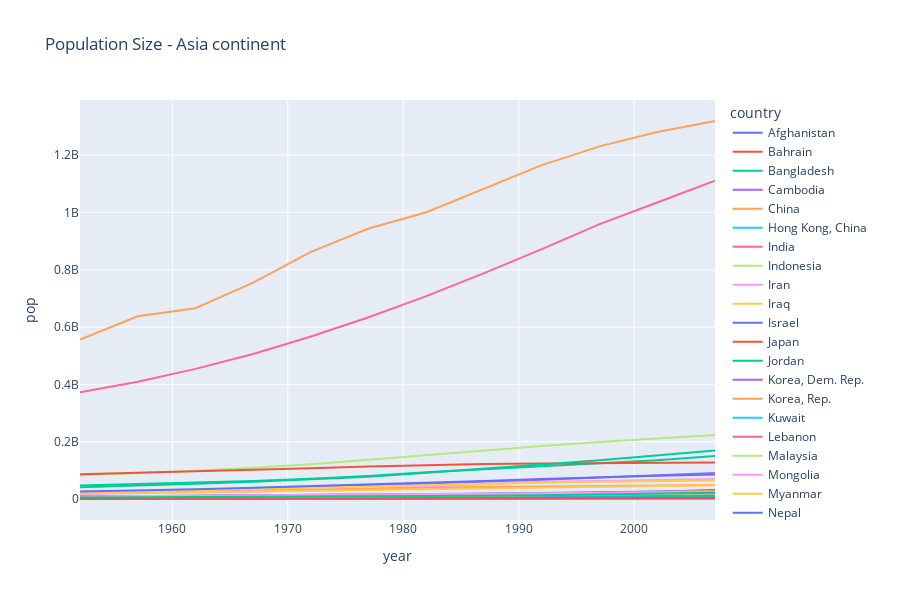

This figure's notebook cell:
### Markdown cell above
1. Make a chart showing multiple lines by using the `line` function with the inputs:
   - `x` 
   - `y` 
   - `color` 

In this case, we will make a plot to illustrate the size of the population of each country in Asia over time. Each country will be illustrated by a line of a different color.

### Code cell
fig = px.line(df, x="year", y="pop", color='country', 
              height=600, width=900,
              title='Population Size - Asia continent')
fig.show()

### Figure 1 — Plotly figure (JSON) as saved in the notebook; plotly's stock layout.template omitted (floating-point values rounded to 4 significant figures)
{"data": [{"hovertemplate": "country=Afghanistan<br>year=%{x}<br>pop=%{y}<extra></extra>", "legendgroup": "Afghanistan", "line": {"color": "#636efa", "dash": "solid"}, "marker": {"symbol": "circle"}, "mode": "lines", "name": "Afghanistan", "orientation": "v", "showlegend": true, "type": "scatter", "x": [1952, 1957, 1962, 1967, 1972, 1977, 1982, 1987, 1992, 1997, 2002, 2007], "xaxis": "x", "y": [8425333, 9240934, 10267083, 11537966, 13079460, 14880372, 12881816, 13867957, 16317921, 22227415, 25268405, 31889923], "yaxis": "y"}, {"hovertemplate": "country=Bahrain<br>year=%{x}<br>pop=%{y}<extra></extra>", "legendgroup": "Bahrain", "line": {"color": "#EF553B", "dash": "solid"}, "marker": {"symbol": "circle"}, "mode": "lines", "name": "Bahrain", "orientation": "v", "showlegend": true, "type": "scatter", "x": [1952, 1957, 1962, 1967, 1972, 1977, 1982, 1987, 1992, 1997, 2002, 2007], "xaxis": "x", "y": [120447, 138655, 171863, 202182, 230800, 297410, 377967, 454612, 529491, 598561, 656397, 708573], "yaxis": "y"}, {"hovertemplate": "country=Bangladesh<br>year=%{x}<br>pop=%{y}<extra></extra>", "legendgroup": "Bangladesh", "line": {"color": "#00cc96", "dash": "solid"}, "marker": {"symbol": "circle"}, "mode": "lines", "name": "Bangladesh", "orientation": "v", "showlegend": true, "type": "scatter", "x": [1952, 1957, 1962, 1967, 1972, 1977, 1982, 1987, 1992, 1997, 2002, 2007], "xaxis": "x", "y": [46886859, 51365468, 56839289, 62821884, 70759295, 80428306, 93074406, 103764241, 113704579, 123315288, 135656790, 150448339], "yaxis": "y"}, {"hovertemplate": "country=Cambodia<br>year=%{x}<br>pop=%{y}<extra></extra>", "legendgroup": "Cambodia", "line": {"color": "#ab63fa", "dash": "solid"}, "marker": {"symbol": "circle"}, "mode": "lines", "name": "Cambodia", "orientation": "v", "showlegend": true, "type": "scatter", "x": [1952, 1957, 1962, 1967, 1972, 1977, 1982, 1987, 1992, 1997, 2002, 2007], "xaxis": "x", "y": [4693836, 5322536, 6083619, 6960067, 7450606, 6978607, 7272485, 8371791, 10150094, 11782962, 12926707, 14131858], "yaxis": "y"}, {"hovertemplate": "country=China<br>year=%{x}<br>pop=%{y}<extra></extra>", "legendgroup": "China", "line": {"color": "#FFA15A", "dash": "solid"}, "marker": {"symbol": "circle"}, "mode": "lines", "name": "China", "orientation": "v", "showlegend": true, "type": "scatter", "x": [1952, 1957, 1962, 1967, 1972, 1977, 1982, 1987, 1992, 1997, 2002, 2007], "xaxis": "x", "y": [556263527, 637408000, 665770000, 754550000, 862030000, 943455000, 1000281000, 1084035000, 1164970000, 1230075000, 1280400000, 1318683096], "yaxis": "y"}, {"hovertemplate": "country=Hong Kong, China<br>year=%{x}<br>pop=%{y}<extra></extra>", "legendgroup": "Hong Kong, China", "line": {"color": "#19d3f3", "dash": "solid"}, "marker": {"symbol": "circle"}, "mode": "lines", "name": "Hong Kong, China", "orientation": "v", "showlegend": true, "type": "scatter", "x": [1952, 1957, 1962, 1967, 1972, 1977, 1982, 1987, 1992, 1997, 2002, 2007], "xaxis": "x", "y": [2125900, 2736300, 3305200, 3722800, 4115700, 4583700, 5264500, 5584510, 5829696, 6495918, 6762476, 6980412], "yaxis": "y"}, {"hovertemplate": "country=India<br>year=%{x}<br>pop=%{y}<extra></extra>", "legendgroup": "India", "line": {"color": "#FF6692", "dash": "solid"}, "marker": {"symbol": "circle"}, "mode": "lines", "name": "India", "orientation": "v", "showlegend": true, "type": "scatter", "x": [1952, 1957, 1962, 1967, 1972, 1977, 1982, 1987, 1992, 1997, 2002, 2007], "xaxis": "x", "y": [372000000, 409000000, 454000000, 506000000, 567000000, 634000000, 708000000, 788000000, 872000000, 959000000, 1034172547, 1110396331], "yaxis": "y"}, {"hovertemplate": "country=Indonesia<br>year=%{x}<br>pop=%{y}<extra></extra>", "legendgroup": "Indonesia", "line": {"color": "#B6E880", "dash": "solid"}, "marker": {"symbol": "circle"}, "mode": "lines", "name": "Indonesia", "orientation": "v", "showlegend": true, "type": "scatter", "x": [1952, 1957, 1962, 1967, 1972, 1977, 1982, 1987, 1992, 1997, 2002, 2007], "xaxis": "x", "y": [82052000, 90124000, 99028000, 109343000, 121282000, 136725000, 153343000, 169276000, 184816000, 199278000, 211060000, 223547000], "yaxis": "y"}, {"hovertemplate": "country=Iran<br>year=%{x}<br>pop=%{y}<extra></extra>", "legendgroup": "Iran", "line": {"color": "#FF97FF", "dash": "solid"}, "marker": {"symbol": "circle"}, "mode": "lines", "name": "Iran", "orientation": "v", "showlegend": true, "type": "scatter", "x": [1952, 1957, 1962, 1967, 1972, 1977, 1982, 1987, 1992, 1997, 2002, 2007], "xaxis": "x", "y": [17272000, 19792000, 22874000, 26538000, 30614000, 35480679, 43072751, 51889696, 60397973, 63327987, 66907826, 69453570], "yaxis": "y"}, {"hovertemplate": "country=Iraq<br>year=%{x}<br>pop=%{y}<extra></extra>", "legendgroup": "Iraq", "line": {"color": "#FECB52", "dash": "solid"}, "marker": {"symbol": "circle"}, "mode": "lines", "name": "Iraq", "orientation": "v", "showlegend": true, "type": "scatter", "x": [1952, 1957, 1962, 1967, 1972, 1977, 1982, 1987, 1992, 1997, 2002, 2007], "xaxis": "x", "y": [5441766, 6248643, 7240260, 8519282, 10061506, 11882916, 14173318, 16543189, 17861905, 20775703, 24001816, 27499638], "yaxis": "y"}, {"hovertemplate": "country=Israel<br>year=%{x}<br>pop=%{y}<extra></extra>", "legendgroup": "Israel", "line": {"color": "#636efa", "dash": "solid"}, "marker": {"symbol": "circle"}, "mode": "lines", "name": "Israel", "orientation": "v", "showlegend": true, "type": "scatter", "x": [1952, 1957, 1962, 1967, 1972, 1977, 1982, 1987, 1992, 1997, 2002, 2007], "xaxis": "x", "y": [1620914, 1944401, 2310904, 2693585, 3095893, 3495918, 3858421, 4203148, 4936550, 5531387, 6029529, 6426679], "yaxis": "y"}, {"hovertemplate": "country=Japan<br>year=%{x}<br>pop=%{y}<extra></extra>", "legendgroup": "Japan", "line": {"color": "#EF553B", "dash": "solid"}, "marker": {"symbol": "circle"}, "mode": "lines", "name": "Japan", "orientation": "v", "showlegend": true, "type": "scatter", "x": [1952, 1957, 1962, 1967, 1972, 1977, 1982, 1987, 1992, 1997, 2002, 2007], "xaxis": "x", "y": [86459025, 91563009, 95831757, 100825279, 107188273, 113872473, 118454974, 122091325, 124329269, 125956499, 127065841, 127467972], "yaxis": "y"}, {"hovertemplate": "country=Jordan<br>year=%{x}<br>pop=%{y}<extra></extra>", "legendgroup": "Jordan", "line": {"color": "#00cc96", "dash": "solid"}, "marker": {"symbol": "circle"}, "mode": "lines", "name": "Jordan", "orientation": "v", "showlegend": true, "type": "scatter", "x": [1952, 1957, 1962, 1967, 1972, 1977, 1982, 1987, 1992, 1997, 2002, 2007], "xaxis": "x", "y": [607914, 746559, 933559, 1255058, 1613551, 1937652, 2347031, 2820042, 3867409, 4526235, 5307470, 6053193], "yaxis": "y"}, {"hovertemplate": "country=Korea, Dem. Rep.<br>year=%{x}<br>pop=%{y}<extra></extra>", "legendgroup": "Korea, Dem. Rep.", "line": {"color": "#ab63fa", "dash": "solid"}, "marker": {"symbol": "circle"}, "mode": "lines", "name": "Korea, Dem. Rep.", "orientation": "v", "showlegend": true, "type": "scatter", "x": [1952, 1957, 1962, 1967, 1972, 1977, 1982, 1987, 1992, 1997, 2002, 2007], "xaxis": "x", "y": [8865488, 9411381, 10917494, 12617009, 14781241, 16325320, 17647518, 19067554, 20711375, 21585105, 22215365, 23301725], "yaxis": "y"}, {"hovertemplate": "country=Korea, Rep.<br>year=%{x}<br>pop=%{y}<extra></extra>", "legendgroup": "Korea, Rep.", "line": {"color": "#FFA15A", "dash": "solid"}, "marker": {"symbol": "circle"}, "mode": "lines", "name": "Korea, Rep.", "orientation": "v", "showlegend": true, "type": "scatter", "x": [1952, 1957, 1962, 1967, 1972, 1977, 1982, 1987, 1992, 1997, 2002, 2007], "xaxis": "x", "y": [20947571, 22611552, 26420307, 30131000, 33505000, 36436000, 39326000, 41622000, 43805450, 46173816, 47969150, 49044790], "yaxis": "y"}, {"hovertemplate": "country=Kuwait<br>year=%{x}<br>pop=%{y}<extra></extra>", "legendgroup": "Kuwait", "line": {"color": "#19d3f3", "dash": "solid"}, "marker": {"symbol": "circle"}, "mode": "lines", "name": "Kuwait", "orientation": "v", "showlegend": true, "type": "scatter", "x": [1952, 1957, 1962, 1967, 1972, 1977, 1982, 1987, 1992, 1997, 2002, 2007], "xaxis": "x", "y": [160000, 212846, 358266, 575003, 841934, 1140357, 1497494, 1891487, 1418095, 1765345, 2111561, 2505559], "yaxis": "y"}, {"hovertemplate": "country=Lebanon<br>year=%{x}<br>pop=%{y}<extra></extra>", "legendgroup": "Lebanon", "line": {"color": "#FF6692", "dash": "solid"}, "marker": {"symbol": "circle"}, "mode": "lines", "name": "Lebanon", "orientation": "v", "showlegend": true, "type": "scatter", "x": [1952, 1957, 1962, 1967, 1972, 1977, 1982, 1987, 1992, 1997, 2002, 2007], "xaxis": "x", "y": [1439529, 1647412, 1886848, 2186894, 2680018, 3115787, 3086876, 3089353, 3219994, 3430388, 3677780, 3921278], "yaxis": "y"}, {"hovertemplate": "country=Malaysia<br>year=%{x}<br>pop=%{y}<extra></extra>", "legendgroup": "Malaysia", "line": {"color": "#B6E880", "dash": "solid"}, "marker": {"symbol": "circle"}, "mode": "lines", "name": "Malaysia", "orientation": "v", "showlegend": true, "type": "scatter", "x": [1952, 1957, 1962, 1967, 1972, 1977, 1982, 1987, 1992, 1997, 2002, 2007], "xaxis": "x", "y": [6748378, 7739235, 8906385, 10154878, 11441462, 12845381, 14441916, 16331785, 18319502, 20476091, 22662365, 24821286], "yaxis": "y"}, {"hovertemplate": "country=Mongolia<br>year=%{x}<br>pop=%{y}<extra></extra>", "legendgroup": "Mongolia", "line": {"color": "#FF97FF", "dash": "solid"}, "marker": {"symbol": "circle"}, "mode": "lines", "name": "Mongolia", "orientation": "v", "showlegend": true, "type": "scatter", "x": [1952, 1957, 1962, 1967, 1972, 1977, 1982, 1987, 1992, 1997, 2002, 2007], "xaxis": "x", "y": [800663, 882134, 1010280, 1149500, 1320500, 1528000, 1756032, 2015133, 2312802, 2494803, 2674234, 2874127], "yaxis": "y"}, {"hovertemplate": "country=Myanmar<br>year=%{x}<br>pop=%{y}<extra></extra>", "legendgroup": "Myanmar", "line": {"color": "#FECB52", "dash": "solid"}, "marker": {"symbol": "circle"}, "mode": "lines", "name": "Myanmar", "orientation": "v", "showlegend": true, "type": "scatter", "x": [1952, 1957, 1962, 1967, 1972, 1977, 1982, 1987, 1992, 1997, 2002, 2007], "xaxis": "x", "y": [20092996, 21731844, 23634436, 25870271, 28466390, 31528087, 34680442, 38028578, 40546538, 43247867, 45598081, 47761980], "yaxis": "y"}, {"hovertemplate": "country=Nepal<br>year=%{x}<br>pop=%{y}<extra></extra>", "legendgroup": "Nepal", "line": {"color": "#636efa", "dash": "solid"}, "marker": {"symbol": "circle"}, "mode": "lines", "name": "Nepal", "orientation": "v", "showlegend": true, "type": "scatter", "x": [1952, 1957, 1962, 1967, 1972, 1977, 1982, 1987, 1992, 1997, 2002, 2007], "xaxis": "x", "y": [9182536, 9682338, 10332057, 11261690, 12412593, 13933198, 15796314, 17917180, 20326209, 23001113, 25873917, 28901790], "yaxis": "y"}, {"hovertemplate": "country=Oman<br>year=%{x}<br>pop=%{y}<extra></extra>", "legendgroup": "Oman", "line": {"color": "#EF553B", "dash": "solid"}, "marker": {"symbol": "circle"}, "mode": "lines", "name": "Oman", "orientation": "v", "showlegend": true, "type": "scatter", "x": [1952, 1957, 1962, 1967, 1972, 1977, 1982, 1987, 1992, 1997, 2002, 2007], "xaxis": "x", "y": [507833, 561977, 628164, 714775, 829050, 1004533, 1301048, 1593882, 1915208, 2283635, 2713462, 3204897], "yaxis": "y"}, {"hovertemplate": "country=Pakistan<br>year=%{x}<br>pop=%{y}<extra></extra>", "legendgroup": "Pakistan", "line": {"color": "#00cc96", "dash": "solid"}, "marker": {"symbol": "circle"}, "mode": "lines", "name": "Pakistan", "orientation": "v", "showlegend": true, "type": "scatter", "x": [1952, 1957, 1962, 1967, 1972, 1977, 1982, 1987, 1992, 1997, 2002, 2007], "xaxis": "x", "y": [41346560, 46679944, 53100671, 60641899, 69325921, 78152686, 91462088, 105186881, 120065004, 135564834, 153403524, 169270617], "yaxis": "y"}, {"hovertemplate": "country=Philippines<br>year=%{x}<br>pop=%{y}<extra></extra>", "legendgroup": "Philippines", "line": {"color": "#ab63fa", "dash": "solid"}, "marker": {"symbol": "circle"}, "mode": "lines", "name": "Philippines", "orientation": "v", "showlegend": true, "type": "scatter", "x": [1952, 1957, 1962, 1967, 1972, 1977, 1982, 1987, 1992, 1997, 2002, 2007], "xaxis": "x", "y": [22438691, 26072194, 30325264, 35356600, 40850141, 46850962, 53456774, 60017788, 67185766, 75012988, 82995088, 91077287], "yaxis": "y"}, {"hovertemplate": "country=Saudi Arabia<br>year=%{x}<br>pop=%{y}<extra></extra>", "legendgroup": "Saudi Arabia", "line": {"color": "#FFA15A", "dash": "solid"}, "marker": {"symbol": "circle"}, "mode": "lines", "name": "Saudi Arabia", "orientation": "v", "showlegend": true, "type": "scatter", "x": [1952, 1957, 1962, 1967, 1972, 1977, 1982, 1987, 1992, 1997, 2002, 2007], "xaxis": "x", "y": [4005677, 4419650, 4943029, 5618198, 6472756, 8128505, 11254672, 14619745, 16945857, 21229759, 24501530, 27601038], "yaxis": "y"}, {"hovertemplate": "country=Singapore<br>year=%{x}<br>pop=%{y}<extra></extra>", "legendgroup": "Singapore", "line": {"color": "#19d3f3", "dash": "solid"}, "marker": {"symbol": "circle"}, "mode": "lines", "name": "Singapore", "orientation": "v", "showlegend": true, "type": "scatter", "x": [1952, 1957, 1962, 1967, 1972, 1977, 1982, 1987, 1992, 1997, 2002, 2007], "xaxis": "x", "y": [1127000, 1445929, 1750200, 1977600, 2152400, 2325300, 2651869, 2794552, 3235865, 3802309, 4197776, 4553009], "yaxis": "y"}, {"hovertemplate": "country=Sri Lanka<br>year=%{x}<br>pop=%{y}<extra></extra>", "legendgroup": "Sri Lanka", "line": {"color": "#FF6692", "dash": "solid"}, "marker": {"symbol": "circle"}, "mode": "lines", "name": "Sri Lanka", "orientation": "v", "showlegend": true, "type": "scatter", "x": [1952, 1957, 1962, 1967, 1972, 1977, 1982, 1987, 1992, 1997, 2002, 2007], "xaxis": "x", "y": [7982342, 9128546, 10421936, 11737396, 13016733, 14116836, 15410151, 16495304, 17587060, 18698655, 19576783, 20378239], "yaxis": "y"}, {"hovertemplate": "country=Syria<br>year=%{x}<br>pop=%{y}<extra></extra>", "legendgroup": "Syria", "line": {"color": "#B6E880", "dash": "solid"}, "marker": {"symbol": "circle"}, "mode": "lines", "name": "Syria", "orientation": "v", "showlegend": true, "type": "scatter", "x": [1952, 1957, 1962, 1967, 1972, 1977, 1982, 1987, 1992, 1997, 2002, 2007], "xaxis": "x", "y": [3661549, 4149908, 4834621, 5680812, 6701172, 7932503, 9410494, 11242847, 13219062, 15081016, 17155814, 19314747], "yaxis": "y"}, {"hovertemplate": "country=Taiwan<br>year=%{x}<br>pop=%{y}<extra></extra>", "legendgroup": "Taiwan", "line": {"color": "#FF97FF", "dash": "solid"}, "marker": {"symbol": "circle"}, "mode": "lines", "name": "Taiwan", "orientation": "v", "showlegend": true, "type": "scatter", "x": [1952, 1957, 1962, 1967, 1972, 1977, 1982, 1987, 1992, 1997, 2002, 2007], "xaxis": "x", "y": [8550362, 10164215, 11918938, 13648692, 15226039, 16785196, 18501390, 19757799, 20686918, 21628605, 22454239, 23174294], "yaxis": "y"}, {"hovertemplate": "country=Thailand<br>year=%{x}<br>pop=%{y}<extra></extra>", "legendgroup": "Thailand", "line": {"color": "#FECB52", "dash": "solid"}, "marker": {"symbol": "circle"}, "mode": "lines", "name": "Thailand", "orientation": "v", "showlegend": true, "type": "scatter", "x": [1952, 1957, 1962, 1967, 1972, 1977, 1982, 1987, 1992, 1997, 2002, 2007], "xaxis": "x", "y": [21289402, 25041917, 29263397, 34024249, 39276153, 44148285, 48827160, 52910342, 56667095, 60216677, 62806748, 65068149], "yaxis": "y"}, {"hovertemplate": "country=Vietnam<br>year=%{x}<br>pop=%{y}<extra></extra>", "legendgroup": "Vietnam", "line": {"color": "#636efa", "dash": "solid"}, "marker": {"symbol": "circle"}, "mode": "lines", "name": "Vietnam", "orientation": "v", "showlegend": true, "type": "scatter", "x": [1952, 1957, 1962, 1967, 1972, 1977, 1982, 1987, 1992, 1997, 2002, 2007], "xaxis": "x", "y": [26246839, 28998543, 33796140, 39463910, 44655014, 50533506, 56142181, 62826491, 69940728, 76048996, 80908147, 85262356], "yaxis": "y"}, {"hovertemplate": "country=West Bank and Gaza<br>year=%{x}<br>pop=%{y}<extra></extra>", "legendgroup": "West Bank and Gaza", "line": {"color": "#EF553B", "dash": "solid"}, "marker": {"symbol": "circle"}, "mode": "lines", "name": "West Bank and Gaza", "orientation": "v", "showlegend": true, "type": "scatter", "x": [1952, 1957, 1962, 1967, 1972, 1977, 1982, 1987, 1992, 1997, 2002, 2007], "xaxis": "x", "y": [1030585, 1070439, 1133134, 1142636, 1089572, 1261091, 1425876, 1691210, 2104779, 2826046, 3389578, 4018332], "yaxis": "y"}, {"hovertemplate": "country=Yemen, Rep.<br>year=%{x}<br>pop=%{y}<extra></extra>", "legendgroup": "Yemen, Rep.", "line": {"color": "#00cc96", "dash": "solid"}, "marker": {"symbol": "circle"}, "mode": "lines", "name": "Yemen, Rep.", "orientation": "v", "showlegend": true, "type": "scatter", "x": [1952, 1957, 1962, 1967, 1972, 1977, 1982, 1987, 1992, 1997, 2002, 2007], "xaxis": "x", "y": [4963829, 5498090, 6120081, 6740785, 7407075, 8403990, 9657618, 11219340, 13367997, 15826497, 18701257, 22211743], "yaxis": "y"}], "layout": {"height": 600, "legend": {"title": {"text": "country"}, "tracegroupgap": 0}, "title": {"text": "Population Size - Asia continent"}, "width": 900, "xaxis": {"anchor": "y", "domain": [0, 1], "title": {"text": "year"}}, "yaxis": {"anchor": "x", "domain": [0, 1], "title": {"text": "pop"}}}}
